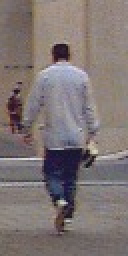
#> input picture People_Detect/pedestrians128x64/image0.jpg, 64 x 128 px (shown 2 times larger); its folder holds only this picture in this run
$ python main.py
#> lines starting #> are read from the running program, lines starting #| are printed output that depends on the picture; after the words box and inside, x2 and y2 are one past the last pixel; in counts of white or black regions, pixels touching at a corner belong together
import cv2
import os

indir = 'pedestrians128x64'
# test set path

hog = cv2.HOGDescriptor()
hog.setSVMDetector( cv2.HOGDescriptor_getDefaultPeopleDetector() )


for root, dirs, filenames in os.walk(indir):
    for f in filenames:
        img=cv2.imread(indir+"/"+f);
#> img is the input picture: shape (128, 64, 3); mean B, G, R 115.8, 116.7, 126.6
        cv2.imshow("input",img)


        found,w = hog.detectMultiScale(img, winStride=(4,4), padding=(40,40), scale=1.05) # Tune these parameters
#> found = [[0, 6, 64, 122]]; w = [2.57]


        for x, y, w, h in found:
            pad_w, pad_h = int(0.15*w), int(0.05*h)
            cv2.rectangle(img, (x+pad_w, y+pad_h), (x+w-pad_w, y+h-pad_h), (0, 255, 255), 1)
#> this loop made 1 pass
#> (x, y, w, h, pad_w, pad_h) on pass 1: (0, 6, 64, 122, 9, 6)
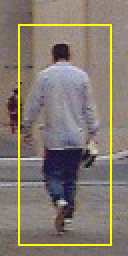
#> img: shape (128, 64, 3) (shown 2 times larger); 3.81% of pixels changed, all inside (x1, y1, x2, y2) = (9, 12, 56, 123)


        cv2.imshow("result",img )
        ch = 0xFF & cv2.waitKey(300) # Wait time before switching image
#> (key Esc is pressed here)
        # press q to skip
        if ch == 27:
            break


# When everything is done, release the capture

cv2.destroyAllWindows()

$ run again, on People_Detect/pedestrians128x64/image12.jpg
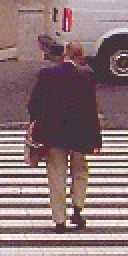
#> input picture People_Detect/pedestrians128x64/image12.jpg, 64 x 128 px (shown 2 times larger)
#> img is the input picture: shape (128, 64, 3); mean B, G, R 118.1, 115.3, 139.8
#> `found,w = hog.detectMultiScale(img, winStride=(4,4), padding=(40,40), ..`: found = [[0, 6, 64, 122]]; w = [1.25]
#> the loop `for x, y, w, h in found:` made 1 pass
#> (x, y, w, h, pad_w, pad_h) on pass 1: (0, 6, 64, 122, 9, 6)
#> after the loop `for x, y, w, h in found:`:
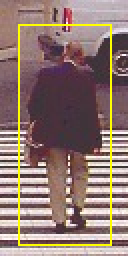
#> img: shape (128, 64, 3) (shown 2 times larger); 3.81% of pixels changed, all inside (x1, y1, x2, y2) = (9, 12, 56, 123)

$ run again, on People_Detect/pedestrians128x64/image121.jpg
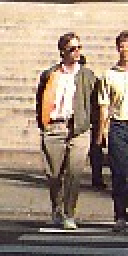
#> input picture People_Detect/pedestrians128x64/image121.jpg, 64 x 128 px (shown 2 times larger)
#> img is the input picture: shape (128, 64, 3); mean B, G, R 123.2, 141, 160.8
#> `found,w = hog.detectMultiScale(img, winStride=(4,4), padding=(40,40), ..`: found = [[1, 4, 63, 124]]; w = [1.9]
#> the loop `for x, y, w, h in found:` made 1 pass
#> (x, y, w, h, pad_w, pad_h) on pass 1: (1, 4, 63, 124, 9, 6)
#> after the loop `for x, y, w, h in found:`:
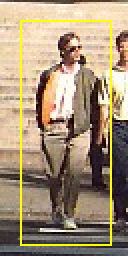
#> img: shape (128, 64, 3) (shown 2 times larger); 3.83% of pixels changed, all inside (x1, y1, x2, y2) = (10, 10, 56, 123)
